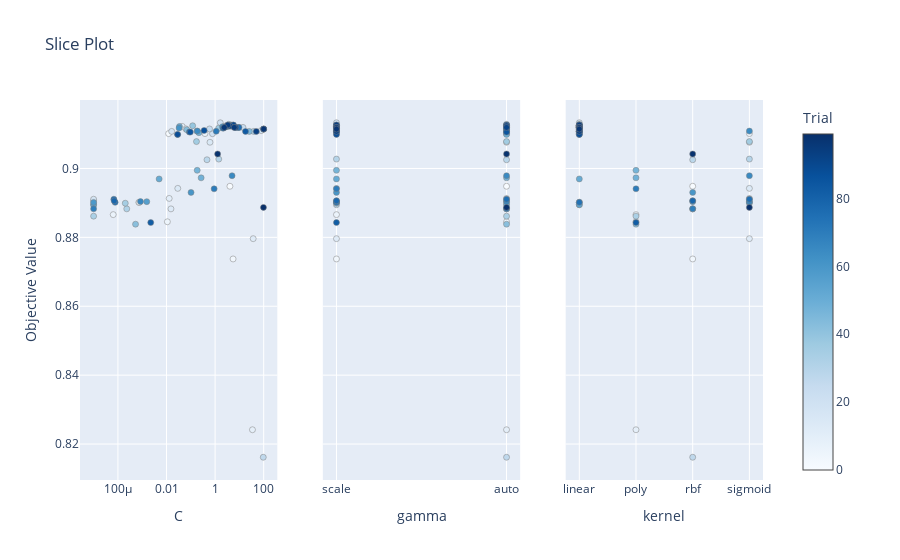

Notebook cell for this chart:
### Code cell
optuna.visualization.plot_slice(study)

### Figure 1 — Plotly figure (JSON) as saved in the notebook; plotly's stock layout.template omitted (floating-point values rounded to 4 significant figures)
{"data": [{"marker": {"color": [0, 1, 2, 3, 4, 5, 6, 7, 8, 9, 10, 11, 12, 13, 14, 15, 16, 17, 18, 19, 20, 21, 22, 23, 24, 25, 26, 27, 28, 29, 30, 31, 32, 33, 34, 35, 36, 37, 38, 39, 40, 41, 42, 43, 44, 45, 46, 47, 48, 49, 50, 51, 52, 53, 54, 55, 56, 57, 58, 59, 60, 61, 62, 63, 64, 65, 66, 67, 68, 69, 70, 71, 72, 73, 74, 75, 76, 77, 78, 79, 80, 81, 82, 83, 84, 85, 86, 87, 88, 89, 90, 91, 92, 93, 94, 95, 96, 97, 98, 99], "colorbar": {"title": {"text": "Trial"}, "x": 1, "xpad": 40}, "colorscale": [[0, "rgb(247,251,255)"], [0.125, "rgb(222,235,247)"], [0.25, "rgb(198,219,239)"], [0.375, "rgb(158,202,225)"], [0.5, "rgb(107,174,214)"], [0.625, "rgb(66,146,198)"], [0.75, "rgb(33,113,181)"], [0.875, "rgb(8,81,156)"], [1, "rgb(8,48,107)"]], "line": {"color": "Grey", "width": 0.5}, "showscale": true}, "mode": "markers", "name": "Feasible Trial", "showlegend": false, "type": "scatter", "x": [4.068, 0.01222, 0.0007262, 5.497, 0.0007576, 0.01084, 6.416e-05, 0.3836, 0.04438, 34.47, 0.0129, 0.0628, 36.96, 0.01523, 0.02907, 0.6153, 1e-05, 0.0163, 1e-05, 0.7789, 1.635, 78.74, 9.723, 100, 14.03, 0.5899, 2.725, 96.16, 0.4628, 1e-05, 1.417, 38.78, 0.0002314, 1e-05, 3.661, 0.000201, 0.1713, 1.398, 5.589, 0.1192, 4.036, 0.1792, 0.0005312, 0.06821, 3.089, 25.48, 6.72, 0.1833, 0.2663, 0.2154, 0.02855, 0.004972, 0.03414, 2.891, 1e-05, 2.267, 0.001539, 5.548, 100, 1e-05, 0.1021, 0.03296, 2.022, 5.728, 0.186, 4.983, 0.0008485, 4.73, 8.72, 1e-05, 0.9135, 1.111, 3.599, 3.964, 7.687e-05, 6.812e-05, 9.605, 2.148, 7.026e-05, 0.08714, 100, 4.334, 0.002243, 17.81, 4.531, 0.09563, 2.629, 0.353, 0.02868, 5.615, 5.672, 4.074, 7.038, 49.58, 3.328, 6.159, 2.379, 100, 1.27, 97.83], "xaxis": "x", "y": [0.8948, 0.9101, 0.8902, 0.8737, 0.8902, 0.8845, 0.8866, 0.9101, 0.9122, 0.8242, 0.8913, 0.9115, 0.8796, 0.8883, 0.8942, 0.9076, 0.8906, 0.9108, 0.8911, 0.9101, 0.9133, 0.911, 0.9119, 0.9114, 0.9119, 0.9115, 0.9124, 0.8162, 0.9025, 0.8895, 0.9027, 0.9108, 0.8883, 0.8862, 0.9128, 0.8899, 0.9078, 0.9117, 0.9124, 0.9124, 0.9124, 0.9108, 0.8838, 0.9112, 0.9121, 0.9108, 0.9119, 0.8995, 0.8973, 0.9104, 0.9099, 0.897, 0.9122, 0.9121, 0.8895, 0.9119, 0.8904, 0.9126, 0.9114, 0.8901, 0.893, 0.9117, 0.9121, 0.9121, 0.9108, 0.8979, 0.8904, 0.9126, 0.9119, 0.8883, 0.8941, 0.9108, 0.9124, 0.9124, 0.8902, 0.8911, 0.9119, 0.9117, 0.8906, 0.9106, 0.9114, 0.9124, 0.8843, 0.9108, 0.9124, 0.9106, 0.9121, 0.911, 0.9099, 0.9124, 0.9126, 0.9124, 0.9119, 0.9108, 0.9126, 0.9119, 0.9119, 0.9114, 0.9042, 0.8887], "yaxis": "y"}, {"marker": {"color": [0, 1, 2, 3, 4, 5, 6, 7, 8, 9, 10, 11, 12, 13, 14, 15, 16, 17, 18, 19, 20, 21, 22, 23, 24, 25, 26, 27, 28, 29, 30, 31, 32, 33, 34, 35, 36, 37, 38, 39, 40, 41, 42, 43, 44, 45, 46, 47, 48, 49, 50, 51, 52, 53, 54, 55, 56, 57, 58, 59, 60, 61, 62, 63, 64, 65, 66, 67, 68, 69, 70, 71, 72, 73, 74, 75, 76, 77, 78, 79, 80, 81, 82, 83, 84, 85, 86, 87, 88, 89, 90, 91, 92, 93, 94, 95, 96, 97, 98, 99], "colorbar": {"title": {"text": "Trial"}, "x": 1, "xpad": 40}, "colorscale": [[0, "rgb(247,251,255)"], [0.125, "rgb(222,235,247)"], [0.25, "rgb(198,219,239)"], [0.375, "rgb(158,202,225)"], [0.5, "rgb(107,174,214)"], [0.625, "rgb(66,146,198)"], [0.75, "rgb(33,113,181)"], [0.875, "rgb(8,81,156)"], [1, "rgb(8,48,107)"]], "line": {"color": "Grey", "width": 0.5}, "showscale": false}, "mode": "markers", "name": "Feasible Trial", "showlegend": false, "type": "scatter", "x": ["auto", "auto", "auto", "scale", "auto", "auto", "scale", "scale", "auto", "auto", "auto", "scale", "scale", "auto", "scale", "auto", "scale", "scale", "auto", "auto", "scale", "scale", "scale", "auto", "auto", "scale", "scale", "auto", "auto", "scale", "scale", "auto", "auto", "auto", "auto", "scale", "auto", "scale", "auto", "auto", "scale", "scale", "auto", "auto", "auto", "scale", "auto", "scale", "auto", "auto", "auto", "scale", "scale", "scale", "auto", "auto", "scale", "scale", "scale", "scale", "scale", "scale", "scale", "scale", "scale", "auto", "auto", "auto", "auto", "auto", "scale", "scale", "scale", "auto", "scale", "auto", "scale", "auto", "scale", "scale", "auto", "scale", "scale", "auto", "auto", "auto", "scale", "scale", "scale", "scale", "auto", "auto", "auto", "scale", "scale", "scale", "scale", "scale", "auto", "auto"], "xaxis": "x2", "y": [0.8948, 0.9101, 0.8902, 0.8737, 0.8902, 0.8845, 0.8866, 0.9101, 0.9122, 0.8242, 0.8913, 0.9115, 0.8796, 0.8883, 0.8942, 0.9076, 0.8906, 0.9108, 0.8911, 0.9101, 0.9133, 0.911, 0.9119, 0.9114, 0.9119, 0.9115, 0.9124, 0.8162, 0.9025, 0.8895, 0.9027, 0.9108, 0.8883, 0.8862, 0.9128, 0.8899, 0.9078, 0.9117, 0.9124, 0.9124, 0.9124, 0.9108, 0.8838, 0.9112, 0.9121, 0.9108, 0.9119, 0.8995, 0.8973, 0.9104, 0.9099, 0.897, 0.9122, 0.9121, 0.8895, 0.9119, 0.8904, 0.9126, 0.9114, 0.8901, 0.893, 0.9117, 0.9121, 0.9121, 0.9108, 0.8979, 0.8904, 0.9126, 0.9119, 0.8883, 0.8941, 0.9108, 0.9124, 0.9124, 0.8902, 0.8911, 0.9119, 0.9117, 0.8906, 0.9106, 0.9114, 0.9124, 0.8843, 0.9108, 0.9124, 0.9106, 0.9121, 0.911, 0.9099, 0.9124, 0.9126, 0.9124, 0.9119, 0.9108, 0.9126, 0.9119, 0.9119, 0.9114, 0.9042, 0.8887], "yaxis": "y2"}, {"marker": {"color": [0, 1, 2, 3, 4, 5, 6, 7, 8, 9, 10, 11, 12, 13, 14, 15, 16, 17, 18, 19, 20, 21, 22, 23, 24, 25, 26, 27, 28, 29, 30, 31, 32, 33, 34, 35, 36, 37, 38, 39, 40, 41, 42, 43, 44, 45, 46, 47, 48, 49, 50, 51, 52, 53, 54, 55, 56, 57, 58, 59, 60, 61, 62, 63, 64, 65, 66, 67, 68, 69, 70, 71, 72, 73, 74, 75, 76, 77, 78, 79, 80, 81, 82, 83, 84, 85, 86, 87, 88, 89, 90, 91, 92, 93, 94, 95, 96, 97, 98, 99], "colorbar": {"title": {"text": "Trial"}, "x": 1, "xpad": 40}, "colorscale": [[0, "rgb(247,251,255)"], [0.125, "rgb(222,235,247)"], [0.25, "rgb(198,219,239)"], [0.375, "rgb(158,202,225)"], [0.5, "rgb(107,174,214)"], [0.625, "rgb(66,146,198)"], [0.75, "rgb(33,113,181)"], [0.875, "rgb(8,81,156)"], [1, "rgb(8,48,107)"]], "line": {"color": "Grey", "width": 0.5}, "showscale": false}, "mode": "markers", "name": "Feasible Trial", "showlegend": false, "type": "scatter", "x": ["rbf", "linear", "linear", "rbf", "linear", "poly", "poly", "sigmoid", "linear", "poly", "sigmoid", "linear", "sigmoid", "rbf", "sigmoid", "sigmoid", "rbf", "linear", "sigmoid", "linear", "linear", "linear", "linear", "linear", "linear", "linear", "linear", "rbf", "rbf", "linear", "sigmoid", "linear", "rbf", "poly", "linear", "sigmoid", "sigmoid", "linear", "linear", "linear", "linear", "linear", "poly", "linear", "linear", "linear", "linear", "poly", "poly", "linear", "linear", "linear", "linear", "linear", "linear", "linear", "rbf", "linear", "linear", "sigmoid", "rbf", "linear", "linear", "linear", "sigmoid", "sigmoid", "sigmoid", "linear", "linear", "rbf", "poly", "linear", "linear", "linear", "linear", "sigmoid", "linear", "linear", "rbf", "linear", "linear", "linear", "poly", "linear", "linear", "linear", "linear", "linear", "linear", "linear", "linear", "linear", "linear", "linear", "linear", "linear", "linear", "linear", "rbf", "sigmoid"], "xaxis": "x3", "y": [0.8948, 0.9101, 0.8902, 0.8737, 0.8902, 0.8845, 0.8866, 0.9101, 0.9122, 0.8242, 0.8913, 0.9115, 0.8796, 0.8883, 0.8942, 0.9076, 0.8906, 0.9108, 0.8911, 0.9101, 0.9133, 0.911, 0.9119, 0.9114, 0.9119, 0.9115, 0.9124, 0.8162, 0.9025, 0.8895, 0.9027, 0.9108, 0.8883, 0.8862, 0.9128, 0.8899, 0.9078, 0.9117, 0.9124, 0.9124, 0.9124, 0.9108, 0.8838, 0.9112, 0.9121, 0.9108, 0.9119, 0.8995, 0.8973, 0.9104, 0.9099, 0.897, 0.9122, 0.9121, 0.8895, 0.9119, 0.8904, 0.9126, 0.9114, 0.8901, 0.893, 0.9117, 0.9121, 0.9121, 0.9108, 0.8979, 0.8904, 0.9126, 0.9119, 0.8883, 0.8941, 0.9108, 0.9124, 0.9124, 0.8902, 0.8911, 0.9119, 0.9117, 0.8906, 0.9106, 0.9114, 0.9124, 0.8843, 0.9108, 0.9124, 0.9106, 0.9121, 0.911, 0.9099, 0.9124, 0.9126, 0.9124, 0.9119, 0.9108, 0.9126, 0.9119, 0.9119, 0.9114, 0.9042, 0.8887], "yaxis": "y3"}], "layout": {"title": {"text": "Slice Plot"}, "xaxis": {"anchor": "y", "domain": [0, 0.2889], "title": {"text": "C"}, "type": "log"}, "xaxis2": {"anchor": "y2", "categoryarray": ["scale", "auto"], "categoryorder": "array", "domain": [0.3556, 0.6444], "title": {"text": "gamma"}, "type": "category"}, "xaxis3": {"anchor": "y3", "categoryarray": ["linear", "poly", "rbf", "sigmoid"], "categoryorder": "array", "domain": [0.7111, 1], "title": {"text": "kernel"}, "type": "category"}, "yaxis": {"anchor": "x", "domain": [0, 1], "title": {"text": "Objective Value"}}, "yaxis2": {"anchor": "x2", "domain": [0, 1], "matches": "y", "showticklabels": false}, "yaxis3": {"anchor": "x3", "domain": [0, 1], "matches": "y", "showticklabels": false}}}
